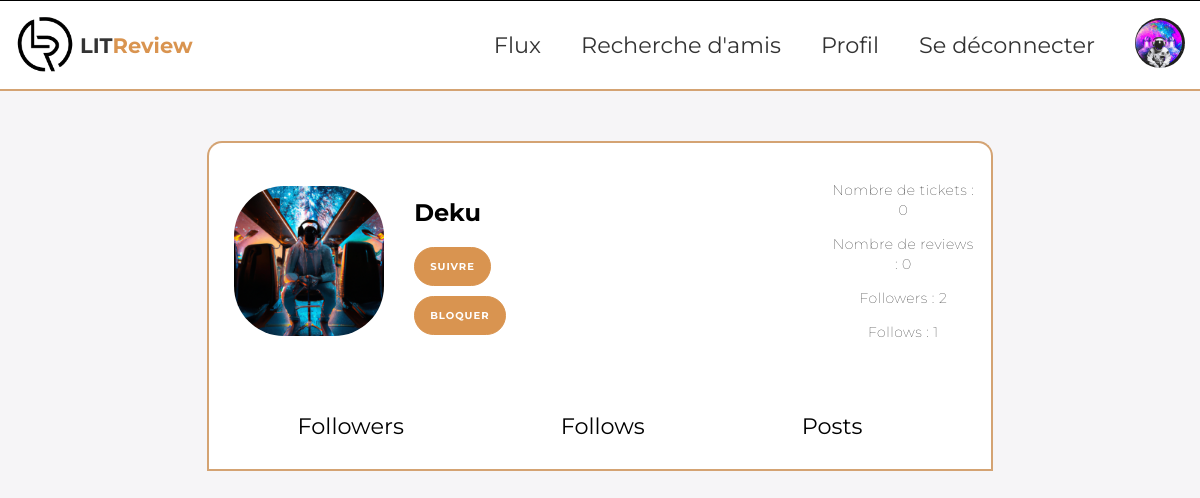
Page /profile/Deku/ (signed in) on the earlier database version.
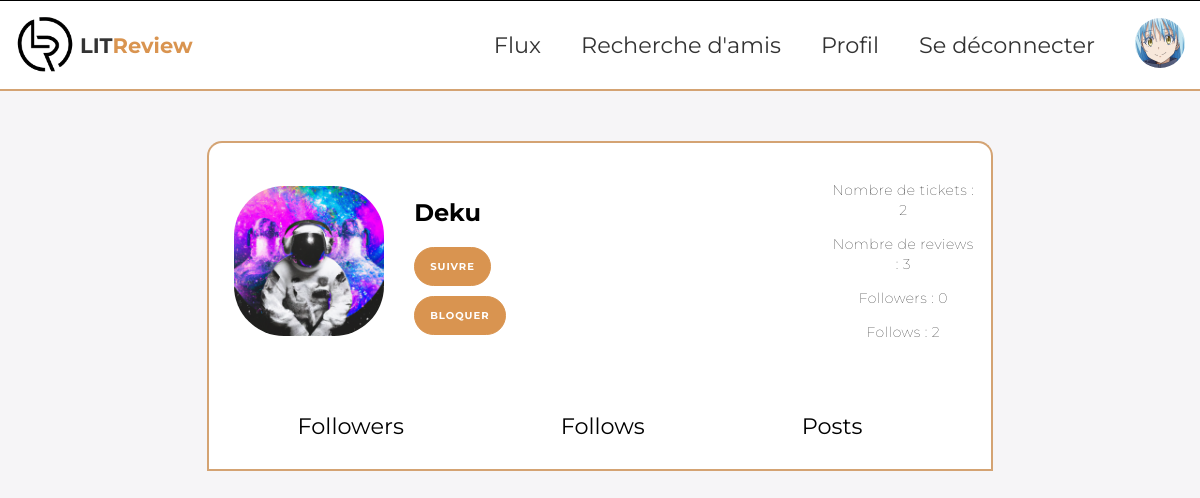
Same page on the later database version.
### authentication/models.py (models this page shows, shortened)
class User(AbstractUser):
    profile_photo = models.ImageField(
        verbose_name="Profile photo", upload_to="profile_photos/", null=True, blank=True
    )
    IMAGE_MAX_SIZE = (400, 400)

### authentication/views.py (the view)
# urls.py: path('profile/<str:username>/', authentication.views.UserProfileView.as_view(), name='user_profile'),
class UserProfileView(LoginRequiredMixin, UserProfileMixin, View):
    template_name = "authentication/user_profile.html"
    def get(self, request, username):
        user = get_object_or_404(User, username=username)
        if user == request.user:
            return redirect("profile")
        context = self.get_user_profile_data(user, request.user)
        return render(request, self.template_name, context=context)

### blog/templatetags/blog_extras.py (called while the page is built)
@register.filter
def get_time_display(time_created):
    seconds_ago = (timezone.now() - time_created).total_seconds()
    if seconds_ago <= HOUR:
        return f"Publié il y a {int(seconds_ago // MINUTE)} minutes."
    elif seconds_ago <= DAY:
        return f"Publié il y a {int(seconds_ago // HOUR)} heures."
    return f"Publié le {time_created.strftime('%d %B %Y à %Hh%M')}"

@register.filter
def profile_photo_or_default(user):
    if user.profile_photo:
        return user.profile_photo.url
    return static("images/default_profile.png")

@register.filter
def capitalize_first(value):
    if not isinstance(value, str):
        return value
    return value.capitalize()

### authentication/templates/authentication/user_profile.html (shortened to what this page needs)
{% extends 'base.html' %}
{% load blog_extras %}
{% load static %}
{% block content %}
<div class="profile-container">
    <div class="profile-header">
        <img class="ticket-avatar" src="{{ user|profile_photo_or_default }}" alt="Profile photo">
        <div class="profile-name">
            <h2>{{ user.username|capitalize_first }}</h2>
            {% if user.id in following_ids %}
                <form action="{% url 'unfollow_user' username=user.username %}" method="post">
                    {% csrf_token %}
                    <button class="button-review btn-profile"type="submit">Ne plus suivre</button>
                </form>
            {% else %}
                <form action="{% url 'follow_user' username=user.username %}" method="post">
                    <button class="button-review btn-profile" type="submit">Suivre</button>
                </form>
            {% endif %}
            {% if user.id in blocked_user_ids %}
                <form action="{% url 'unblock_user' username=user.username %}" method="post">
                    {% csrf_token %}
                    <button class="button-review btn-profile" type="submit">Débloquer</button>
                </form>
            {% else %}
                <form action="{% url 'block_user' username=user.username %}" method="post">
                    <button class="button-review btn-profile" type="submit">Bloquer</button>
                </form>
            {% endif %}
        </div>
        <div class="profile-info">
            <p>Nombre de tickets : {{ tickets_count }}</p>
            <p>Nombre de reviews : {{ reviews_count }}</p>
            <p>Followers : {{ followers_count }}</p>
            <p>Follows : {{ following_count }}</p>
        </div>
    </div>
    <div class="nav-profile">
        <h3 class="fancy-link" data-content="followers">Followers</h3>
        <h3 class="fancy-link" data-content="follows">Follows</h3>
        <h3 class="fancy-link" data-content="posts">Posts</h3>
    </div>
</div>
{% endblock content %}

### templates/base.html (shortened to what this page needs)
{% load static %}
{% load blog_extras %}
<!DOCTYPE html>
<html lang="en">
    <head>
        <link href="{% static 'css/main.css' %}" rel="stylesheet">
        <link href="https://cdnjs.cloudflare.com/ajax/libs/cropperjs/1.5.12/cropper.min.css" rel="stylesheet">
    </head>
    <body>
        {% if user.is_authenticated %}
        <nav class="navbar">
            <div class="nav-left">
                <a class="logo-link"  href="{% url 'home' %}">
                    <img class="logo" src="{% static 'images/logo_without_title.png' %}" alt="Logo du site">
                    <h1>LIT<span>Review</span></h1>
                </a>
            </div>
            <div class="nav-right">
                <a class="fancy-link" href="{% url 'home' %}">Flux</a>
                <a class="fancy-link" href="{% url 'search_users' %}">Recherche d'amis</a>
                <a class="fancy-link" href="{% url 'profile' %}">Profil</a>
                <a class="fancy-link" href="{% url 'logout' %}">Se déconnecter</a>
                <a class="avatar-link" href="{% url 'profile' %}">
                    <img class="avatar" src="{{ request.user|profile_photo_or_default }}" alt="photo de profile">
                </a>
            </div>
        </nav>
        {% endif %}
        {% block content %}{% endblock content %}
    </body>
</html>

Differences in the rows shown:
changed User (number 1 of 2 on the later page): user|profile_photo_or_default: a different picture
changed User "Deku": profile_photo: a different picture
Other differences:
{{ tickets_count }}: "0" → "2"
{{ reviews_count }}: "0" → "3"
{{ followers_count }}: "2" → "0"
{{ following_count }}: "1" → "2"
